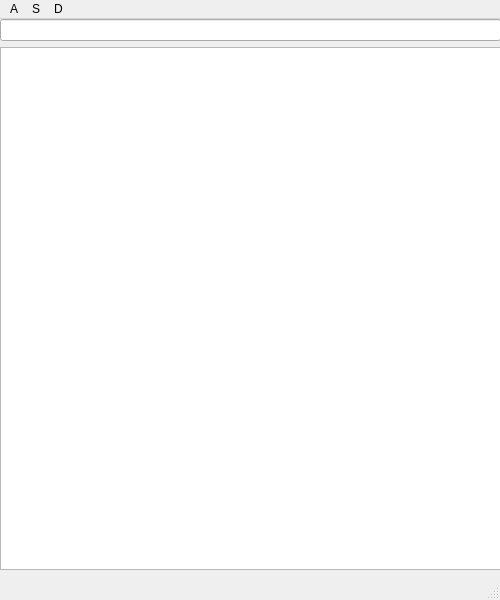
<?xml version="1.0" encoding="UTF-8"?>
<ui version="4.0">
 <class>XNote</class>
 <widget class="QMainWindow" name="XNote">
  <property name="geometry">
   <rect>
    <x>0</x>
    <y>0</y>
    <width>500</width>
    <height>600</height>
   </rect>
  </property>
  <property name="windowTitle">
   <string>MainWindow</string>
  </property>
  <widget class="QWidget" name="centralwidget">
   <widget class="QWidget" name="gridLayoutWidget">
    <property name="geometry">
     <rect>
      <x>0</x>
      <y>0</y>
      <width>501</width>
      <height>551</height>
     </rect>
    </property>
    <layout class="QGridLayout" name="gridLayout">
     <item row="0" column="0">
      <widget class="QLineEdit" name="lineEdit"/>
     </item>
     <item row="1" column="0">
      <widget class="QTextEdit" name="textEdit"/>
     </item>
    </layout>
   </widget>
  </widget>
  <widget class="QMenuBar" name="menubar">
   <property name="geometry">
    <rect>
     <x>0</x>
     <y>0</y>
     <width>500</width>
     <height>26</height>
    </rect>
   </property>
   <widget class="QMenu" name="menuA">
    <property name="title">
     <string>A</string>
    </property>
    <addaction name="actionZ"/>
    <addaction name="actionX"/>
    <addaction name="actionC"/>
   </widget>
   <widget class="QMenu" name="menuS">
    <property name="title">
     <string>S</string>
    </property>
    <addaction name="actionZ_2"/>
    <addaction name="actionX_2"/>
    <addaction name="actionC_2"/>
   </widget>
   <widget class="QMenu" name="menuD">
    <property name="title">
     <string>D</string>
    </property>
    <addaction name="actionZ_3"/>
    <addaction name="actionX_3"/>
    <addaction name="actionC_3"/>
   </widget>
   <addaction name="menuA"/>
   <addaction name="menuS"/>
   <addaction name="menuD"/>
  </widget>
  <widget class="QStatusBar" name="statusbar"/>
  <action name="actionZ">
   <property name="checkable">
    <bool>false</bool>
   </property>
   <property name="text">
    <string>Z</string>
   </property>
  </action>
  <action name="actionX">
   <property name="text">
    <string>X</string>
   </property>
  </action>
  <action name="actionC">
   <property name="text">
    <string>C</string>
   </property>
  </action>
  <action name="actionZ_2">
   <property name="text">
    <string>Z</string>
   </property>
  </action>
  <action name="actionX_2">
   <property name="text">
    <string>X</string>
   </property>
  </action>
  <action name="actionC_2">
   <property name="text">
    <string>C</string>
   </property>
  </action>
  <action name="actionZ_3">
   <property name="text">
    <string>Z</string>
   </property>
  </action>
  <action name="actionX_3">
   <property name="text">
    <string>X</string>
   </property>
  </action>
  <action name="actionC_3">
   <property name="text">
    <string>C</string>
   </property>
  </action>
 </widget>
 <resources/>
 <connections/>
</ui>
